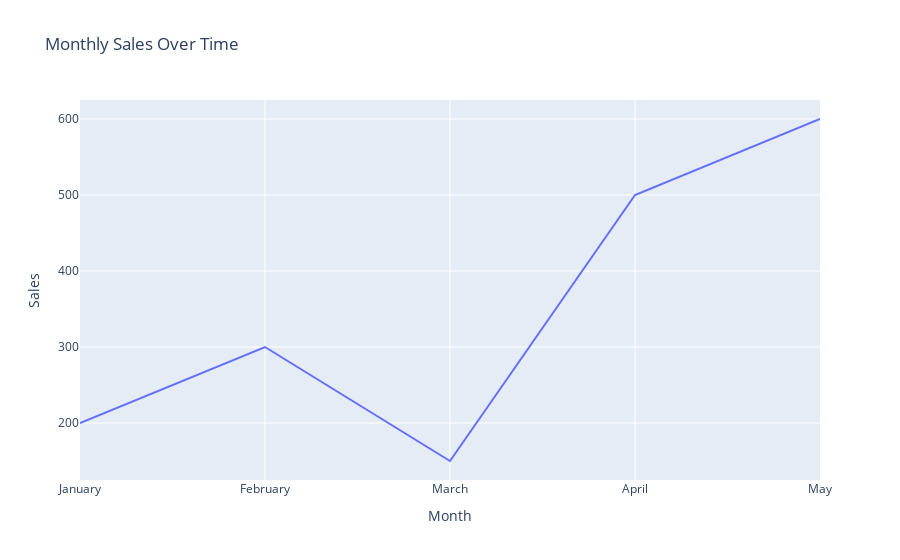

Notebook source saved alongside this figure:
### Markdown cell above
## 2. Creating a Line Chart

Line charts are useful for visualizing trends over time. In Plotly, you can create interactive line charts that allow users to hover over data points and see the exact values.

### Code cell
# Sample data
data = {
    'Month': ['January', 'February', 'March', 'April', 'May'],
    'Sales': [200, 300, 150, 500, 600]
}

# Creating a line chart using Plotly Express
fig = px.line(data, x='Month', y='Sales', title='Monthly Sales Over Time')

# Display the figure
fig.show()

### Figure 1 — Plotly figure (JSON) as saved in the notebook; plotly's stock layout.template omitted (floating-point values rounded to 4 significant figures)
{"data": [{"hovertemplate": "Month=%{x}<br>Sales=%{y}<extra></extra>", "legendgroup": "", "line": {"color": "#636efa", "dash": "solid"}, "marker": {"symbol": "circle"}, "mode": "lines", "name": "", "orientation": "v", "showlegend": false, "type": "scatter", "x": ["January", "February", "March", "April", "May"], "xaxis": "x", "y": [200, 300, 150, 500, 600], "yaxis": "y"}], "layout": {"legend": {"tracegroupgap": 0}, "title": {"text": "Monthly Sales Over Time"}, "xaxis": {"anchor": "y", "domain": [0, 1], "title": {"text": "Month"}}, "yaxis": {"anchor": "x", "domain": [0, 1], "title": {"text": "Sales"}}}}
